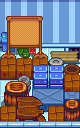

Below is a game level as drawn by its tile map, then a one-line description and the .tmx file that defines it, in full:
An orthogonal 5x8 tile map with 16x16 px tiles, 4 tile layers (Back, Buildings, Front, AlwaysFront), 2 tilesets.

<map version="1.10" tiledversion="1.10.1" orientation="orthogonal" renderorder="left-down" width="5" height="8" tilewidth="16" tileheight="16" infinite="0" nextlayerid="11" nextobjectid="6">
 <tileset firstgid="1" name="Interior" tilewidth="16" tileheight="16" tilecount="2176" columns="32">
  <image source="townInterior.png" width="512" height="1088" />
  <tile id="546">
   <animation>
    <frame tileid="546" duration="250" />
    <frame tileid="547" duration="250" />
    <frame tileid="548" duration="250" />
   </animation>
  </tile>
 </tileset>
 <tileset firstgid="2177" name="Furniture" tilewidth="16" tileheight="16" tilecount="2976" columns="32">
  <image source="ld_furniture.png" width="512" height="1488" />
 </tileset>
 <layer id="5" name="Back" width="5" height="8">
  <data encoding="csv">
0,0,0,0,0,
0,0,0,0,0,
0,0,0,0,0,
1890,1890,1890,1890,2134,
1890,1890,1890,1890,1890,
1890,1890,1890,1890,1890,
1890,1890,1890,1890,1890,
1890,1890,1890,1890,1890
</data>
 </layer>
 <layer id="4" name="Buildings" width="5" height="8">
  <data encoding="csv">
1924,1924,1924,1924,1924,
1956,1956,1956,1956,1956,
1988,1988,1988,1988,1988,
723,724,725,3932,768,
2148,2148,2148,4636,1920,
0,1355,2087,2088,2148,
1360,1361,2008,2009,2100,
2148,1765,1766,2148,1368
</data>
 </layer>
 <objectgroup id="7" name="Buildings" />
 <layer id="2" name="Front" width="5" height="8">
  <data encoding="csv">
0,0,0,0,0,
659,660,661,0,0,
691,692,693,0,0,
2116,2116,2116,4604,3933,
0,1323,2055,2056,2116,
1328,1329,1976,1977,2068,
2116,1733,1734,2116,1336,
0,0,0,1922,1922
</data>
 </layer>
 <layer id="1" name="AlwaysFront" width="5" height="8">
  <data encoding="csv">
0,0,0,0,0,
0,0,0,0,0,
0,0,0,0,0,
0,0,0,0,0,
0,0,0,0,0,
0,0,0,0,0,
0,0,0,0,0,
1922,1922,1922,0,0
</data>
 </layer>
</map>
